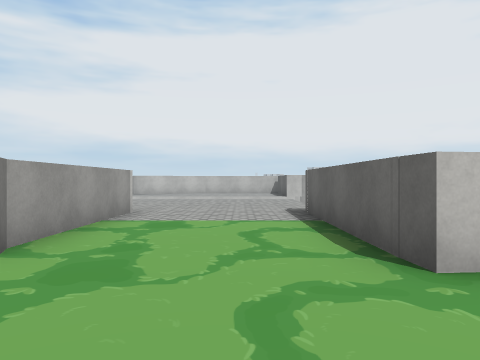
[1] (above)

24 first-person views from a walk through a Unity game level. The camera is 1.3 m above the floor, looks level and sees 70° across. The floor is counted in squares, 2 m on a side. Each view is taken from the middle of a square. On the plan, view 1 faces up. The plan holds only what a view shows up to about 10 squares ahead; the rest is blank. The place goes on beyond the plan. The player is left out. Some animated figures are left out. Some surface patterns are stand-ins.

[2]
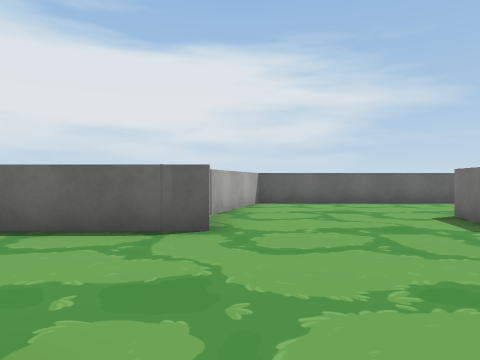

[3]
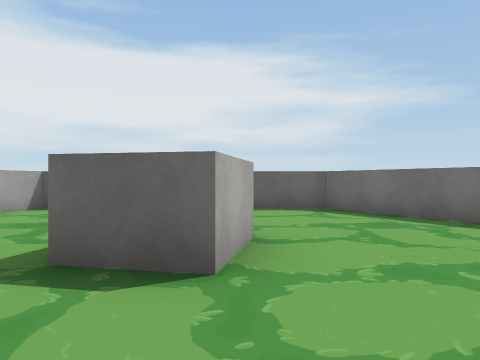

[4]
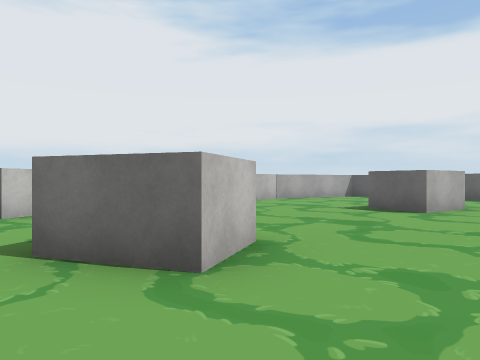

[5]
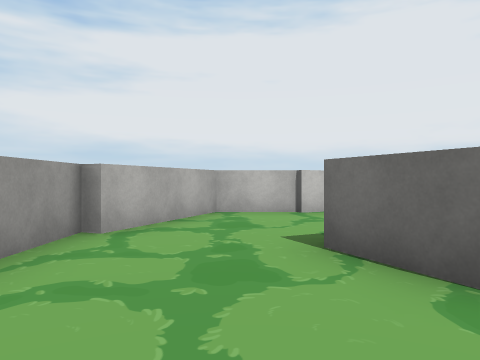

[6]
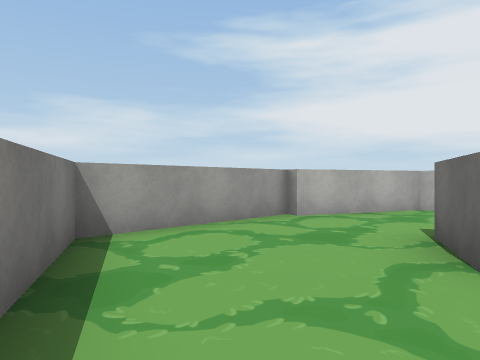

[7]
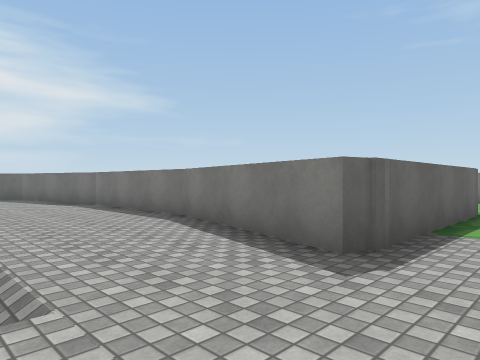

[8]
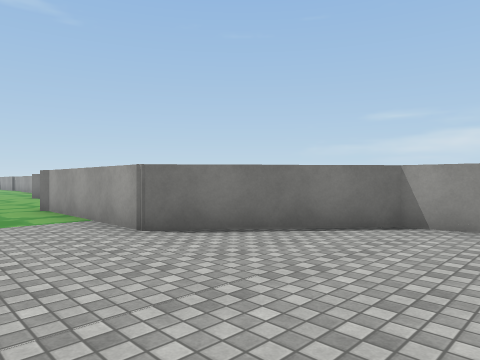

[9]
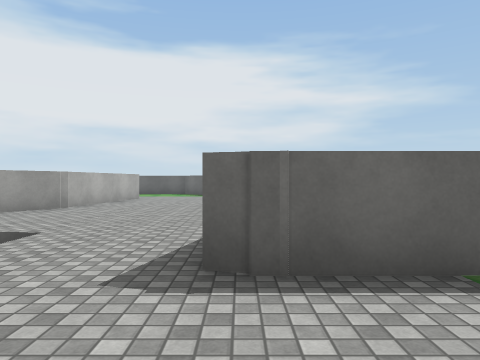

[10]
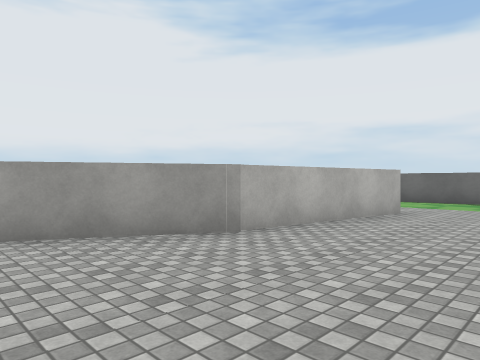

[11]
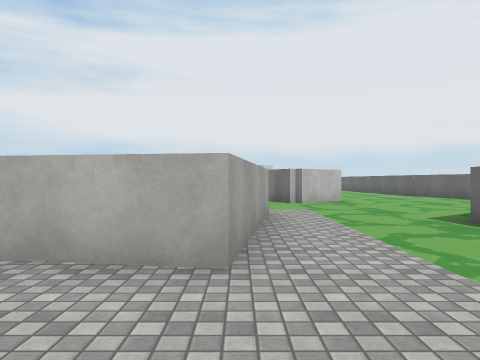

[12]
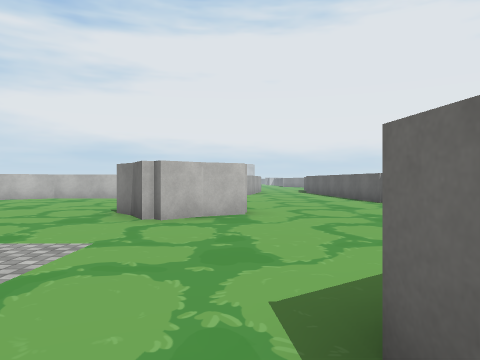

[13]
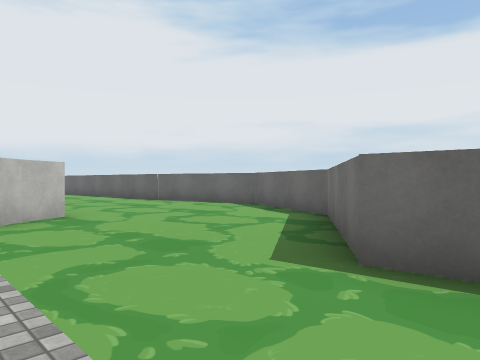

[14]
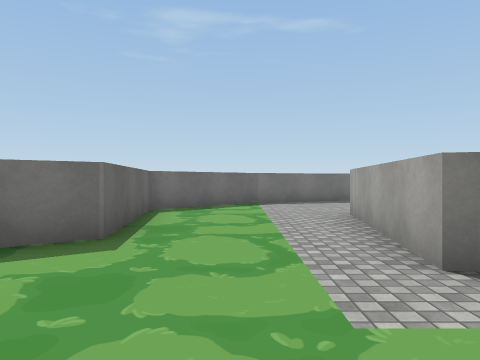

[15]
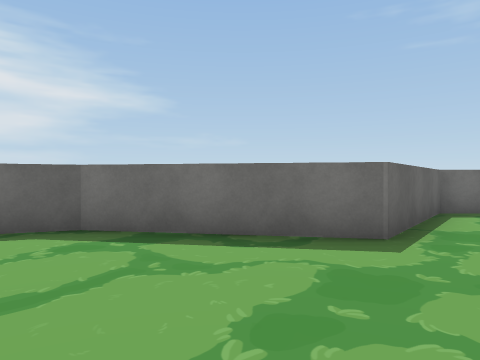

[16]
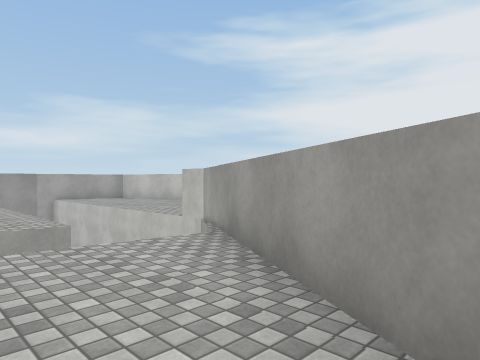

[17]
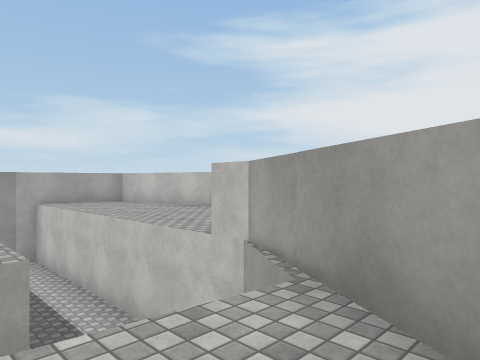

[18]
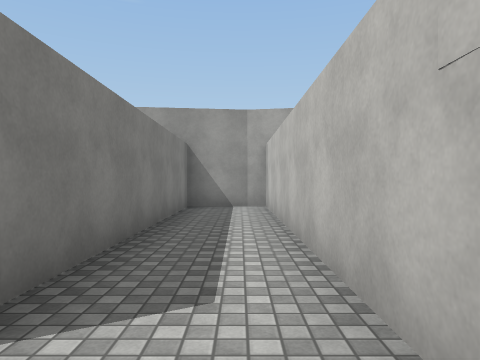

[19]
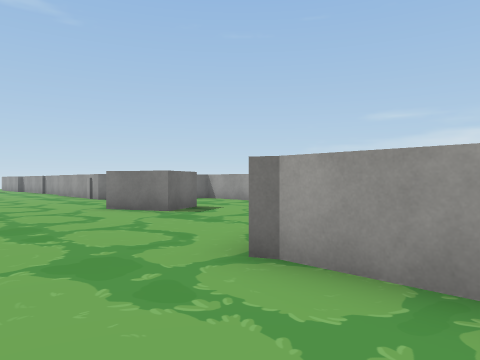

[20]
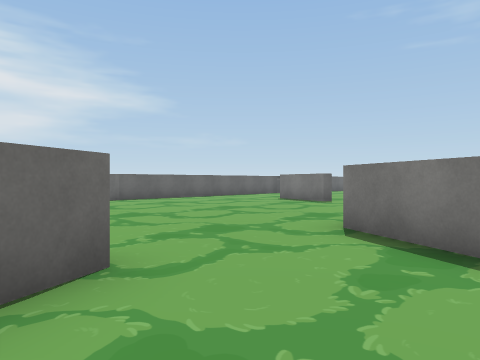

[21]
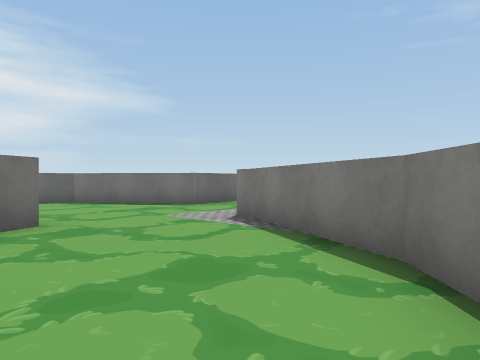

[22]
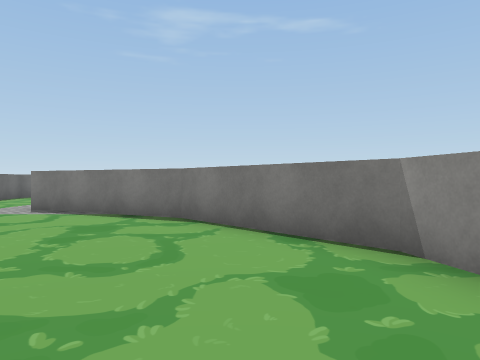

[23]
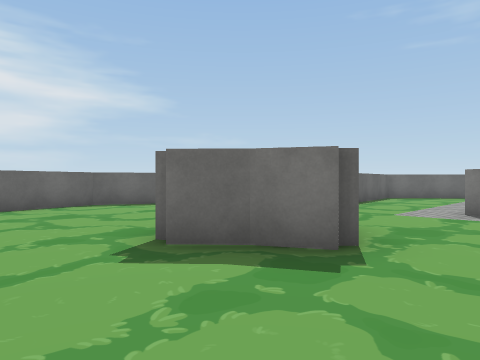

[24]
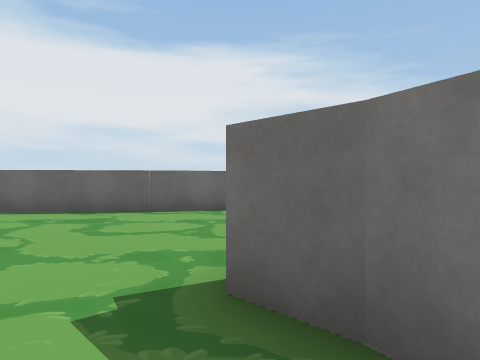

### Floor plan
Key: @ floor where view 1 was taken; # wall or solid block; . main floor; - floor 3 m lower than the main floor; / step, stairs or slope.
Columns run from 8 left of view 1 to 19 right of it. Each row starts with its distance up from view 1.
 22                ...........##
 21               .............#
 20              #.......#.....#
 19              ##.....###....#
 18               ##....##.....#
 17       #        ##.........##
 16     ###         ##........#
 15    ####          ###.....##
 14   #########        #...###
 13   #---------##     #...#
 12   #--////// .###   #...#
 11    #......//...#####...#
 10    #......//...........#
  9    ##.................##
  8     ##...............##
  7      #....###......###
  6      #....# ########
  5      #....#
  4      #....#
  3     ##....####
  2  ####........###
  1 ##.............#
  0 #.......@......#
 -1 #..............#
 -2 #..##.....##...#
 -3 #...#.....##...#
 -4 #..............#
 -5 ##............##
 -6  ###.........##

Positions as (right, up) in squares from view 1, and headings:
1: (0, 0), facing up
2: (-3, 2), facing right
3: (-1, -3), facing right
4: (-6, -5), facing up-right
5: (-6, -5), facing up
6: (-4, -6), facing up-left
7: (0, 10), facing down-right
8: (0, 11), facing down-left
9: (-1, 7), facing right
10: (4, 8), facing up-right
11: (11, 8), facing up
12: (14, 12), facing up
13: (12, 12), facing up-right
14: (13, 17), facing down
15: (13, 17), facing down-right
16: (7, 10), facing up-left
17: (5, 11), facing up-left
18: (3, 13), facing left
19: (0, 5), facing down-left
20: (-7, -2), facing down-right
21: (7, 19), facing down-right
22: (7, 22), facing down
23: (10, 22), facing down-right
24: (11, 20), facing right
